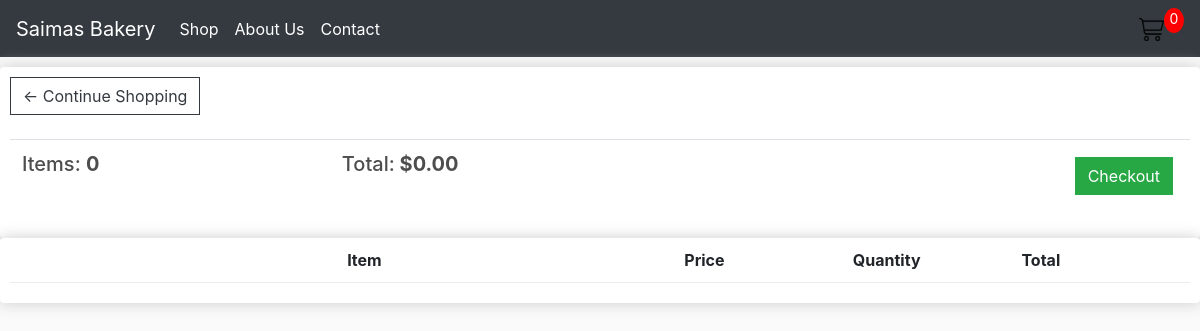
Before: /Cart/ (signed in) with the older database file.
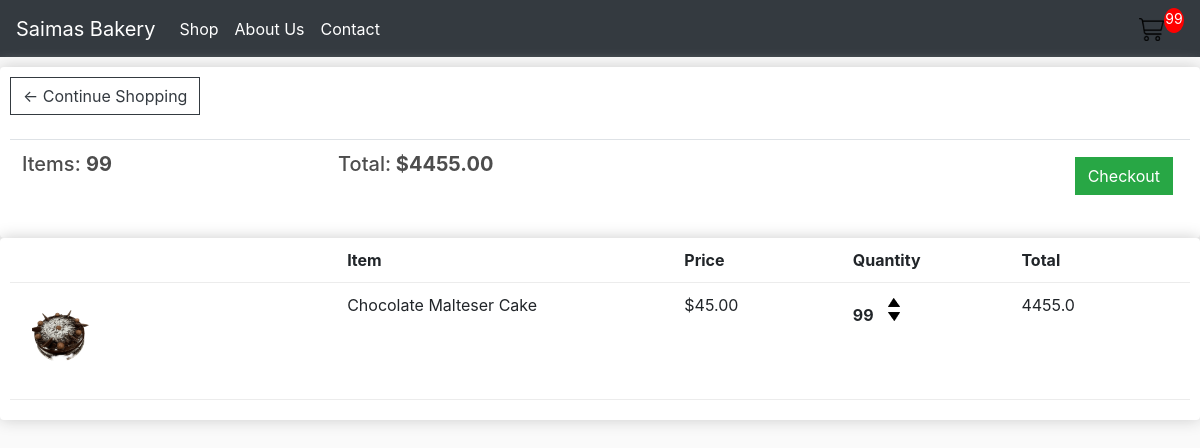
After: the same page with the newer database file.
### Shop/models.py (models this page shows, shortened)
class Order(models.Model):
    customer = models.ForeignKey(Customer, on_delete=models.SET_NULL, null=True, blank=True)
    date_ordered = models.DateTimeField(auto_now_add=True)
    complete = models.BooleanField(default=False)
    transaction_id = models.CharField(max_length=100, null=True)
    @property
    def get_cart_total(self):
        orderitems = self.orderitem_set.all()
        total = sum([item.get_total for item in orderitems])
        return total
    @property
    def get_cart_items(self):
        orderitems = self.orderitem_set.all()
        total = sum([item.quantity for item in orderitems])
        return total

class OrderItem(models.Model):
    product = models.ForeignKey(Product, on_delete=models.SET_NULL, null=True)
    order = models.ForeignKey(Order, on_delete=models.SET_NULL, null=True)
    quantity = models.IntegerField(default=0, null=True, blank=True)
    date_added = models.DateTimeField(auto_now_add=True)
    @property
    def get_total(self):
        total = self.product.price * self.quantity
        return total

class Product(models.Model):
    name = models.CharField(max_length=200)
    price = models.FloatField()
    image = models.ImageField(null=True, blank=True)
    @property
    def imageURL(self):
        try:
            url = self.image.url
        except:
            url = ''
        return url

### Shop/views.py (the view)
# urls.py: path('Cart/', views.Cart, name='Cart'),
def Cart(request):
    data = cartData(request)
    cartItems = data['cartItems']
    order = data['order']
    items = data['items']
    context  = {'items':items, 'order':order, 'cartItems': cartItems}
    return render(request, 'Shop/Cart.html', context)

### Shop/utils.py (called while the page is built, shortened)
def cartData(request):
    if request.user.is_authenticated:
        customer = request.user.customer
        order, created = Order.objects.get_or_create(customer=customer, complete=False)
        items = order.orderitem_set.all()
        cartItems = order.get_cart_items
    return {'cartItems': cartItems, 'order': order, 'items': items}

### Shop/Templates/Shop/Cart.html
{% extends 'Shop/main.html' %}
{% load static %}
{% block content %}
<div class="row">
	<div class="col-lg-12">
<div class="box-element">
	<a  class="btn btn-outline-dark" href="{% url 'Shop' %}">&#x2190; Continue Shopping</a>
	<br>
	<br>
	<table class="table">
		<tr>
			<th><h5>Items: <strong>{{order.get_cart_items}}</strong></h5></th>
			<th><h5>Total:<strong> ${{order.get_cart_total|floatformat:2}} </strong></h5></th>
			<th>
				<a  style="float:right; margin:5px;" class="btn btn-success" href="{% url 'Checkout' %}">Checkout</a>
			</th>
		</tr>
	</table>
</div>
<div class="box-element">
	<div class="cart-row">
		<div style="flex:2"></div>
		<div style="flex:2"><strong>Item</strong></div>
		<div style="flex:1"><strong>Price</strong></div>
		<div style="flex:1"><strong>Quantity</strong></div>
		<div style="flex:1"><strong>Total</strong></div>
	</div>
{% for item in items %}
<div class="cart-row">
    <div style="flex:2"><img class="row-image" src="{{ item.product.imageURL }}"></div>
	<div style="flex:2"><p>{{item.product.name}}</p></div>
	<div style="flex:1"><p>${{item.product.price|floatformat:2}}</p></div>
	<div style="flex:1">
		<p class="quantity">{{item.quantity}}</p>
		<div class="quantity">
			<img data-product="{{item.product.id}}" data-action="add" class="chg-quantity update-cart" src="{% static  'images/arrow-up.png' %}">
			<img data-product="{{item.product.id}}" data-action="remove" class="chg-quantity update-cart" src="{% static  'images/arrow-down.png' %}">
		</div>
	</div>
	<div style="flex:1">{{item.get_total}}</div>
</div>
{% endfor %}
{% endblock content %}

Changed rows visible on the page:
removed Order: get_cart_items "0", get_cart_total "0.00"
added Order: get_cart_items "99", get_cart_total "4455.00"
added OrderItem: product.imageURL (picture), product.name "Chocolate Malteser Cake", product.price "45.00", quantity "99", get_total "4455.0"
Other visible differences:
{{ cartItems }}: "0" → "99"
